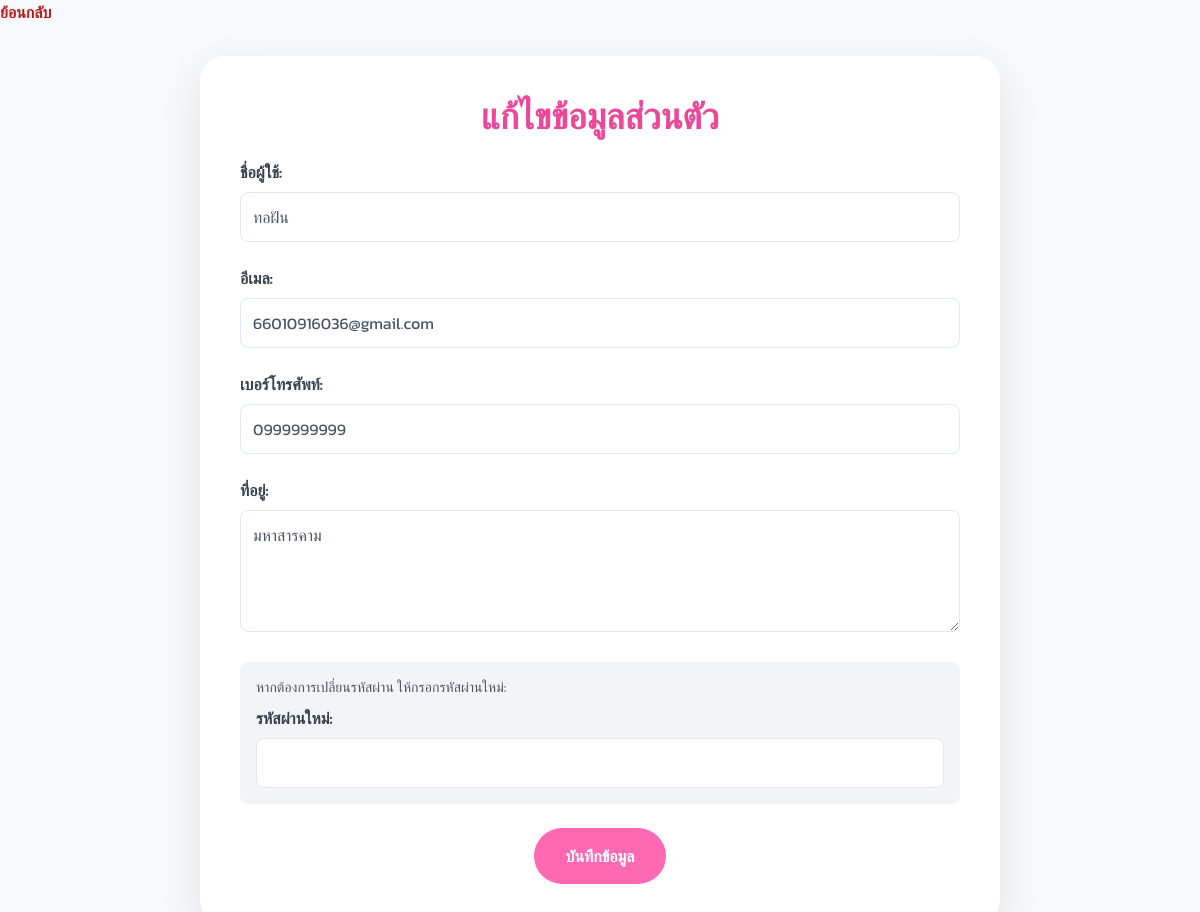
The app's page /edit_my_profile.php (signed in) with its own data.
### tables this page shows
CREATE TABLE `users` (
  `id` int(11) NOT NULL,
  `username` varchar(255) NOT NULL,
  `password` varchar(255) NOT NULL,
  `full_name` varchar(255) NOT NULL,
  `email` varchar(255) NOT NULL,
  `phone_number` varchar(20) NOT NULL,
  `shipping_address` text NOT NULL,
  `registered_at` datetime NOT NULL
);

### edit_my_profile.php (the view, shortened to what this page needs)
<?php
require_once 'connectdb.php';
$user_id = $_SESSION['user_id'];
$sql = "SELECT username, email, phone_number, shipping_address FROM `users` WHERE id = ?";
$stmt = mysqli_prepare($conn, $sql);
mysqli_stmt_bind_param($stmt, "i", $user_id);
mysqli_stmt_execute($stmt);
$result = mysqli_stmt_get_result($stmt);
$user = mysqli_fetch_assoc($result);
?>
<!DOCTYPE html>
<html lang="th">
<head>
<a href="homepage.php" class="text-blue-500 hover:text-red-700 font-semibold">ย้อนกลับ</a>
    <script src="https://cdn.tailwindcss.com"></script>
</head>
<body>
    <div class="container">
        <h1 class="text-4xl font-bold mb-6 text-center text-pink-500">แก้ไขข้อมูลส่วนตัว</h1>
        <form action="edit_my_profile.php" method="POST" class="space-y-6">
            <div>
                <label for="username" class="block text-gray-700 font-semibold">ชื่อผู้ใช้:</label>
                <input type="text" id="username" name="username" value="<?php echo htmlspecialchars($user['username']); ?>" class="input-field" required>
            </div>
            <div>
                <label for="email" class="block text-gray-700 font-semibold">อีเมล:</label>
                <input type="email" id="email" name="email" value="<?php echo htmlspecialchars($user['email']); ?>" class="input-field" required>
            </div>
            <div>
                <label for="phone_number" class="block text-gray-700 font-semibold">เบอร์โทรศัพท์:</label>
                <input type="tel" id="phone_number" name="phone_number" value="<?php echo htmlspecialchars($user['phone_number']); ?>" class="input-field">
            </div>
            <div>
                <label for="shipping_address" class="block text-gray-700 font-semibold">ที่อยู่:</label>
                <textarea id="shipping_address" name="shipping_address" rows="4" class="input-field"><?php echo htmlspecialchars($user['shipping_address']); ?></textarea>
            </div>
            <div class="bg-gray-100 p-4 rounded-lg">
                <p class="text-sm text-gray-600 mb-2">หากต้องการเปลี่ยนรหัสผ่าน ให้กรอกรหัสผ่านใหม่:</p>
                <label for="password" class="block text-gray-700 font-semibold">รหัสผ่านใหม่:</label>
                <input type="password" id="password" name="password" class="input-field">
            </div>
            <div class="text-center">
                <button type="submit" class="btn-primary">บันทึกข้อมูล</button>
            </div>
        </form>
    </div>
</body>
</html>

### edit_my_profile.php (style rules this page uses)
body { font-family: 'Kanit', sans-serif; background-color: #f7f9fc; color: #4b5563; }
.container { max-width: 800px; margin: 2rem auto; padding: 2.5rem; background-color: #ffffff; border-radius: 1.5rem; box-shadow: 0 15px 45px rgba(0, 0, 0, 0.1); }
.input-field { width: 100%; padding: 0.75rem; border: 1px solid #e2e8f0; border-radius: 0.5rem; margin-top: 0.5rem; }
.btn-primary { background-color: #ff69b4; color: #ffffff; font-weight: 700; padding: 1rem 2rem; border-radius: 9999px; transition: background-color 0.3s; }

### records on screen
users: username "ทอฝัน", email "66010916036@gmail.com", phone_number "0999999999", shipping_address "มหาสารคาม"
